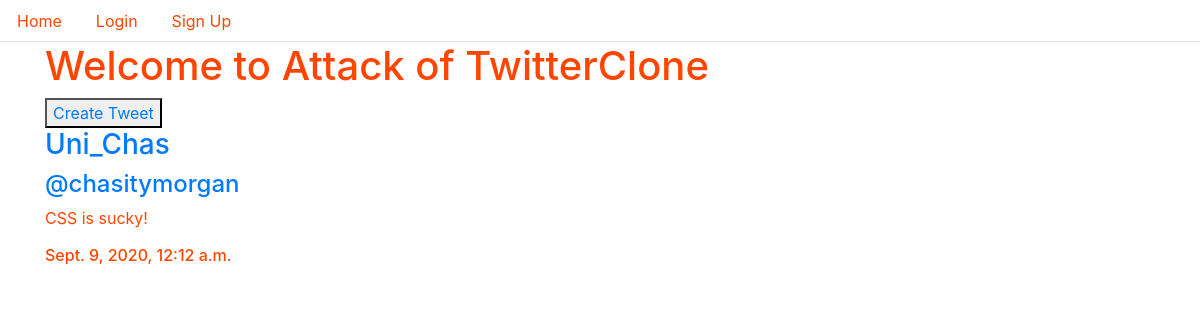
Screenshot of /tweet/2/ with the database file from the repository.
### tweet/models.py (models this page shows, shortened)
class Tweet(models.Model):
    body = models.CharField(max_length=140)
    madeBy = models.ForeignKey(TwitterUser, on_delete=models.CASCADE)
    date = models.DateTimeField(default=timezone.now)

### twitteruser/models.py (models this page shows, shortened)
class TwitterUser(AbstractUser):
    display_name = models.CharField(max_length=120, blank=True, null=True)
    followers = models.ManyToManyField('self', symmetrical=False, blank=True)
    REQUIRED_FIELDS = ['display_name', 'first_name', 'last_name', 'email']

### tweet/views.py (the view)
# urls.py: path('tweet/<int:id>/', tweetviews.tweet_detail, name='tweetdetail'),
def tweet_detail(request, id):
    tweet_detail = Tweet.objects.get(id=id)
    return render(request, 'tweet_detail.html', {"tweet": tweet_detail})

### templates/tweet_detail.html (shortened to what this page needs)
<!DOCTYPE html>
<html lang="en">
<head>
    <link rel="stylesheet" href="https://stackpath.bootstrapcdn.com/bootstrap/4.5.1/css/bootstrap.min.css"
>
</head>
<body>
    <ul class="nav nav-tabs" style="color: orangered;">
        {% if request.user.is_authenticated %}
        <li class="nav-item">
            <a class="nav-link {{index}}" href="/home/" style="color: orangered;">Home</a>
        </li>
        <li class="nav-item">
            <a class="nav-link" href="/profile/{{request.user.username}}/" style="color: orangered;">Profile</a>
        </li>
        <li class="nav-item">
            <a class="nav-link" href="/notification/" style="color: orangered;">Notifications</a>
        </li>
        <li class="nav-item">
            <a class="nav-link " href="/logout/" style="color: orangered;">Logout</a>
        </li>
        {% else %}
        <li class="nav-item">
            <a class="nav-link {{index}}" href="/" style="color: orangered;">Home</a>
        </li>
        <li class="nav-item">
            <a class="nav-link {{login}}" href="/login/" style="color: orangered;">Login</a>
        </li>
        <li class="nav-item">
            <a class="nav-link {{signup}}" href="/signup/" style="color: orangered;">Sign Up</a>
        </li>
        {% endif %}
    </ul>
    <div class="container" style="color: orangered;">
        <h1>Welcome to Attack of TwitterClone</h1>
        <div>
            <button><a href="/tweet/">Create Tweet</a></button>
        </div>
        <div>
            <div>
                <h3><a href="/profile/{{ tweet.madeBy.username}}/">{{ tweet.madeBy.display_name}}</a></h3>
                <h4><a href="/profile/{{ tweet.madeBy.username}}/">@{{ tweet.madeBy.username}}</a></h4>
                <p>{{ tweet.body}}</p>
                <h6>{{ tweet.date}}</h6>
            </div>
        </div>
    </div>
</body>
</html>

### rows the page displays
Tweet: madeBy.display_name "Uni_Chas", madeBy.username "chasitymorgan", body "CSS is sucky!", date "Sept. 9, 2020, 12:12 a.m."
